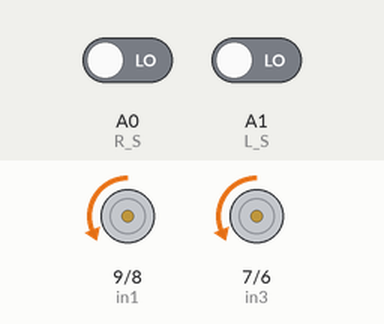
Simulated run of this sketch. Board: Arduino Uno, built with avr-gcc and run on an emulated ATmega328P. Parts: motor-driver pin pairs drawn as motors (green arrow = first pin HIGH = forward, orange = second pin HIGH = backward, longer = more drive, scaled by the enable pin). Inputs (shaded band) come from the test bench; at power-on: A0 (R_S) LOW, A1 (L_S) LOW.

Above: at 1.2 s.
1.3 s: A0 (R_S) driven HIGH
At 1.6 s:
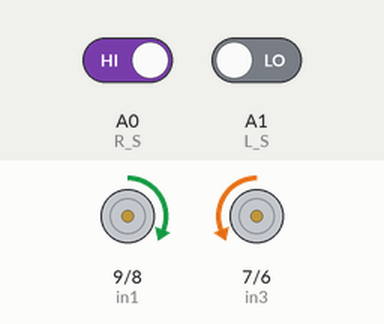
2.8 s: A1 (L_S) driven HIGH
At 3.9 s:
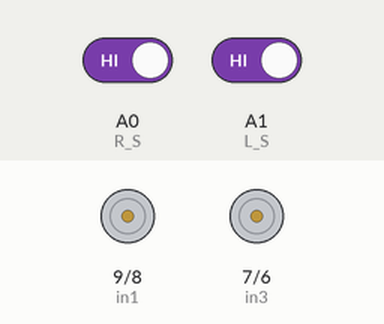
4.3 s: A0 (R_S) driven LOW
At 5.0 s:
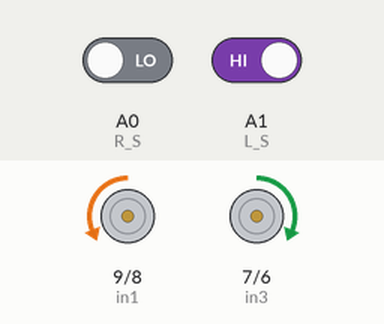
5.8 s: A1 (L_S) driven LOW
At 6.2 s:
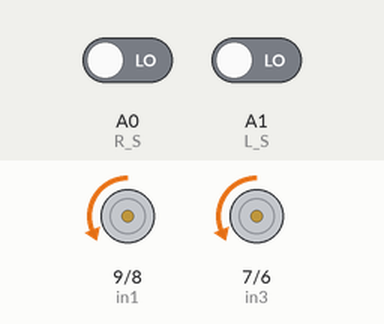
Timing chart, 0 to 8.3 s (numbered marks = the images above; inputs shaded):
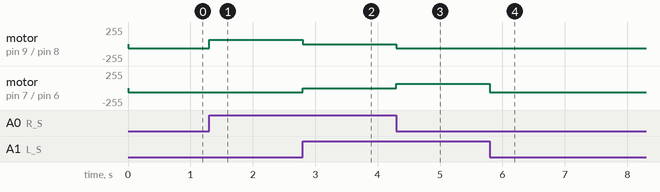

Measured:
- after the input at 1.3 s, motor on pin 9 (in1) / pin 8 (in2): backward 65/255 → forward 65/255 at once
- after the input at 2.8 s, motor on pin 9 (in1) / pin 8 (in2): forward 65/255 → stopped at once; motor on pin 7 (in3) / pin 6 (in4): backward 65/255 → stopped at once
- after the input at 4.3 s, motor on pin 9 (in1) / pin 8 (in2): stopped → backward 65/255 at once; motor on pin 7 (in3) / pin 6 (in4): stopped → forward 65/255 at once
- after the input at 5.8 s, motor on pin 7 (in3) / pin 6 (in4): forward 65/255 → backward 65/255 at once

The sketch:

main.ino
```cpp
#define enA 10 // Enable1 L298 Pin enA
#define in1 9  // Motor1 L298 Pin in1
#define in2 8  // Motor1 L298 Pin in2
#define in3 7  // Motor2 L298 Pin in3
#define in4 6  // Motor2 L298 Pin in4
#define enB 5  // Enable2 L298 Pin enB

#define R_S A0 // IR sensor Right
#define L_S A1 // IR sensor Left

void setup() {
  pinMode(enA, OUTPUT);
  pinMode(in1, OUTPUT);
  pinMode(in2, OUTPUT);
  pinMode(enB, OUTPUT);
  pinMode(in3, OUTPUT);
  pinMode(in4, OUTPUT);

  pinMode(R_S, INPUT);
  pinMode(L_S, INPUT);
}

void moveForward() {
  digitalWrite(in1, LOW);  // Reverse these two lines
  digitalWrite(in2, HIGH); // Reverse these two lines
  analogWrite(enA, 65);

  digitalWrite(in3, LOW);
  digitalWrite(in4, HIGH);
  analogWrite(enB, 65);
}


void turnLeft() {
  digitalWrite(in1, LOW);
  digitalWrite(in2, HIGH);
  analogWrite(enA, 65);

  digitalWrite(in3, HIGH);
  digitalWrite(in4, LOW);
  analogWrite(enB, 65);
}

void turnRight() {
  digitalWrite(in1, HIGH);
  digitalWrite(in2, LOW);
  analogWrite(enA, 65);

  digitalWrite(in3, LOW);
  digitalWrite(in4, HIGH);
  analogWrite(enB, 65);
}

void stopMotors() {
  digitalWrite(in1, LOW);
  digitalWrite(in2, LOW);
  analogWrite(enA, 0);

  digitalWrite(in3, LOW);
  digitalWrite(in4, LOW);
  analogWrite(enB, 0);
}

void loop() {
  int rightSensor = digitalRead(R_S);
  int leftSensor = digitalRead(L_S);

  // If both sensors are on a black line, stop
  if (rightSensor == HIGH && leftSensor == HIGH) {
    stopMotors();
  }
  // If both sensors are on a white surface, move forward
  else if (rightSensor == LOW && leftSensor == LOW) {
    moveForward();
  }
  // If only the left sensor is on a black line, turn right
  else if (rightSensor == HIGH && leftSensor == LOW) {
    turnRight();
  }
  // If only the right sensor is on a black line, turn left
  else if (rightSensor == LOW && leftSensor == HIGH) {
    turnLeft();
  }
  // Handle other cases (adjust as needed)
  else {
    // You may want to add specific behavior for different sensor conditions here
  }
}
```
